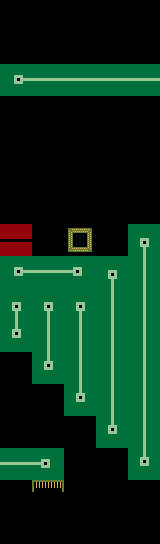

Tiled map render using the project's own tile images. Description and the map definition, with tile-layer contents summarised, below:
An orthogonal 5x17 tile map with 32x32 px tiles, 5 tile layers (floor, levelnumber, playerspawn, exit, ...), 2 tilesets.

<map version="1.0" orientation="orthogonal" width="5" height="17" tilewidth="32" tileheight="32">
 <tileset firstgid="1" name="map" tilewidth="32" tileheight="32">
  <image source="../tilesets/tileset.png" width="160" height="160" />
 </tileset>
 <tileset firstgid="26" name="numbers" tilewidth="32" tileheight="32">
  <image source="../fontsets/numbers.png" width="320" height="32" />
 </tileset>
 <layer name="floor" width="5" height="17">
  <properties>
   <property name="solid" value="true" />
  </properties>
  <data>[85 cells, 33 non-empty, 6 distinct tile ids]</data>
 </layer>
 <layer name="levelnumber" width="5" height="17">
  <data>[85 cells, 5 non-empty, 2 distinct tile ids]</data>
 </layer>
 <layer name="playerspawn" width="5" height="17">
  <data>[85 cells, 1 non-empty, 1 distinct tile ids]</data>
 </layer>
 <layer name="exit" width="5" height="17">
  <data>[85 cells, 1 non-empty, 1 distinct tile ids]</data>
 </layer>
 <layer name="key" width="5" height="17">
  <data>[85 cells, 1 non-empty, 1 distinct tile ids]</data>
 </layer>
</map>
